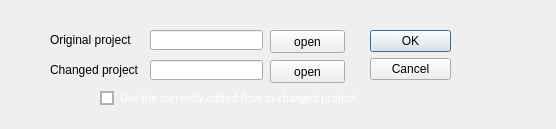
<?xml version="1.0" encoding="UTF-8"?>
<ui version="4.0">
 <class>Form</class>
 <widget class="QWidget" name="Form">
  <property name="geometry">
   <rect>
    <x>0</x>
    <y>0</y>
    <width>556</width>
    <height>129</height>
   </rect>
  </property>
  <property name="windowTitle">
   <string>Form</string>
  </property>
  <widget class="QPushButton" name="chg_proj_push_btn">
   <property name="geometry">
    <rect>
     <x>270</x>
     <y>60</y>
     <width>75</width>
     <height>23</height>
    </rect>
   </property>
   <property name="text">
    <string>open</string>
   </property>
  </widget>
  <widget class="QDialogButtonBox" name="buttonBox">
   <property name="geometry">
    <rect>
     <x>370</x>
     <y>30</y>
     <width>81</width>
     <height>241</height>
    </rect>
   </property>
   <property name="orientation">
    <enum>Qt::Vertical</enum>
   </property>
   <property name="standardButtons">
    <set>QDialogButtonBox::Cancel|QDialogButtonBox::Ok</set>
   </property>
  </widget>
  <widget class="QLineEdit" name="orig_proj_line_edit">
   <property name="geometry">
    <rect>
     <x>150</x>
     <y>30</y>
     <width>113</width>
     <height>20</height>
    </rect>
   </property>
   <property name="readOnly">
    <bool>true</bool>
   </property>
  </widget>
  <widget class="QLabel" name="chg_proj_label">
   <property name="geometry">
    <rect>
     <x>50</x>
     <y>60</y>
     <width>91</width>
     <height>20</height>
    </rect>
   </property>
   <property name="text">
    <string>Changed project</string>
   </property>
  </widget>
  <widget class="QPushButton" name="orig_proj_push_btn">
   <property name="geometry">
    <rect>
     <x>270</x>
     <y>30</y>
     <width>75</width>
     <height>23</height>
    </rect>
   </property>
   <property name="text">
    <string>open</string>
   </property>
  </widget>
  <widget class="QLabel" name="orig_proj_label">
   <property name="geometry">
    <rect>
     <x>50</x>
     <y>30</y>
     <width>91</width>
     <height>20</height>
    </rect>
   </property>
   <property name="text">
    <string>Original project</string>
   </property>
  </widget>
  <widget class="QLineEdit" name="chg_proj_line_edit">
   <property name="geometry">
    <rect>
     <x>150</x>
     <y>60</y>
     <width>113</width>
     <height>20</height>
    </rect>
   </property>
   <property name="readOnly">
    <bool>true</bool>
   </property>
  </widget>
  <widget class="QCheckBox" name="use_edited_flow_check_box">
   <property name="geometry">
    <rect>
     <x>100</x>
     <y>90</y>
     <width>361</width>
     <height>16</height>
    </rect>
   </property>
   <property name="font">
    <font>
     <family>Calibri</family>
     <pointsize>9</pointsize>
    </font>
   </property>
   <property name="styleSheet">
    <string notr="true">QCheckBox {
                    color: white;
                    font-family: Calibri;
                }
                QCheckBox::indicator{
                    border: 2px solid #b1b1b1;
                    background-color: white;
                }
                
                QCheckBox::indicator:checked {
                    background-color: black;
                }
                
                
                QCheckBox::indicator:unchecked {
                    background-color: white;
                }</string>
   </property>
   <property name="text">
    <string>Use the currently edited flow as changed project</string>
   </property>
  </widget>
 </widget>
 <resources/>
 <connections/>
</ui>
